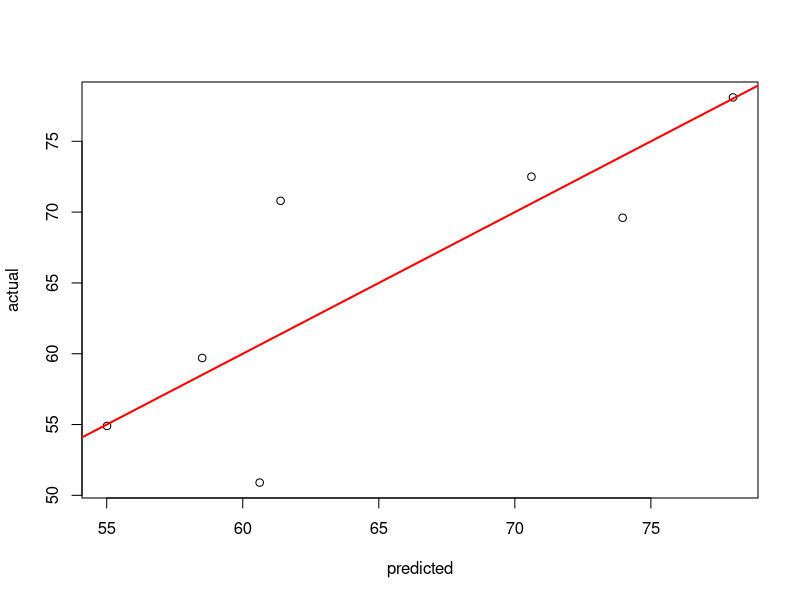

Write R code to recreate this figure.
## ---- chunk 1
getwd()
## da cancellare quando siete sicuri di dove è il file
## ---- chunk 2
dex1 <- read.csv("ex1_data.csv", header = TRUE)
## ---- chunk 3
dex1$weekend<-ifelse(dex1$weekend=="si", 1,0)

fit1<-lm(usage~., data=dex1)
summary(fit1)

## ---- chunk 4
step(object = lm(usage~1, data = dex1), 
     scope = list(lower = lm(usage~1, data = dex1), 
                  upper = fit1), 
     direction = "forward",
     k = 2
) ## 

anova(lm(usage~n_mezzi+temp, data = dex1), fit1)
## ---- chunk 5
tempInterval <- confint(fit1,parm='temp', level = 0.98)
tempInterval
## ---- chunk 6
tvalue<-(0.9203 - 1)/0.1388
pvalue<-2*pt(abs(tvalue), df=66-2,lower.tail = FALSE)
pvalue < 0.02
## ---- chunk 7

newdt <- subset(dex1, (temp>=20.0 & temp<21) | (temp>=25.0 & temp<26) & 
                  (n_mezzi>=150 & n_mezzi<=210) & weekend==0, 
                select=c("n_mezzi","temp","weekend","usage"))
fit2<-lm(usage~temp+n_mezzi, data=dex1)

plot(predict(fit2, newdata = newdt), newdt$usage, xlab="predicted", ylab="actual")
abline(a=0, b=1, col="red", lwd=2)

#creaiamo un campione
rnd_temp<-sample(c(20,25),100,replace=TRUE)
rnd_mezzi<-sample(150:210,100, replace=TRUE)

## ---- chunk 8
dex2 <- read.csv("ex2_data.csv", header = TRUE)
dex2$domenica <- factor(dex2$domenica) 
## ---- chunk 9
glm1<-glm(nOrd~domenica+temp, family = poisson(), data=dex2)
summary(glm1)
AIC(glm1)
AIC(glm(nOrd~domenica+I(temp^6), family = poisson(), data=dex2))
## ---- chunk 10
exp(0.688138) - 1
## ---- chunk 11
nd <- data.frame(temp = c(16, 16, 26, 26), domenica = factor(c(0,1,0,1)))
rownames(nd) <- c("g16","d16","g26","d26")
